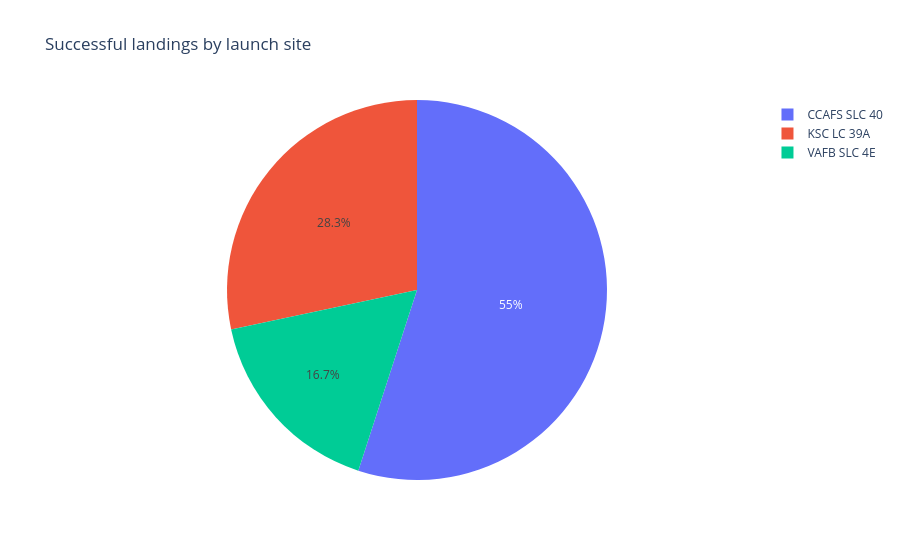

Notebook source saved alongside this figure:
### Markdown cell above
# 07 Plotly Dash — reproducible offline validation

This notebook checks the supplied course data. It does not claim to rerun external API/scraping workflows.

### Code cell
from pathlib import Path
import pandas as pd
import plotly.express as px
app_path=Path('spacex_dash_app.py')
print('Dash application source exists:',app_path.exists())
df=pd.read_csv('data/dataset_part_2.csv')
site_success=df.groupby('LaunchSite',as_index=False)['Class'].sum()
fig=px.pie(site_success,values='Class',names='LaunchSite',title='Successful landings by launch site')
fig.write_html('outputs/dash_all_sites.html')
display(fig)
print('Static Plotly figure generated. Full Dash server interactions not tested in notebook.')

### Figure 1 — Plotly figure (JSON) as saved in the notebook; plotly's stock layout.template omitted (floating-point values rounded to 4 significant figures)
{"data": [{"domain": {"x": [0.0, 1.0], "y": [0.0, 1.0]}, "hovertemplate": "LaunchSite=%{label}<br>Class=%{value}<extra></extra>", "labels": ["CCAFS SLC 40", "KSC LC 39A", "VAFB SLC 4E"], "legendgroup": "", "name": "", "showlegend": true, "type": "pie", "values": [33, 17, 10]}], "layout": {"legend": {"tracegroupgap": 0}, "title": {"text": "Successful landings by launch site"}}}
